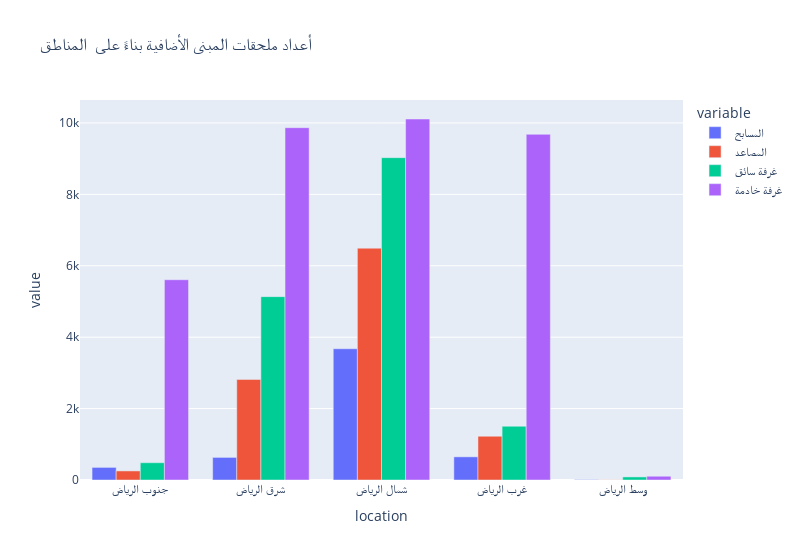

The code cell stored with this chart in its notebook:
### Code cell
bar_chart = px.bar(data_frame=df_PEDM,x='location',y=['المسابح','المصاعد','غرفة سائق','غرفة خادمة'],width=800,title='أعداد ملحقات المبنى الأضافية بناءً على  المناطق',barmode='group')
bar_chart.show()

### Figure 1 — Plotly figure (JSON) as saved in the notebook; plotly's stock layout.template omitted (floating-point values rounded to 4 significant figures)
{"data": [{"alignmentgroup": "True", "hovertemplate": "variable=المسابح<br>location=%{x}<br>value=%{y}<extra></extra>", "legendgroup": "المسابح", "marker": {"color": "#636efa", "pattern": {"shape": ""}}, "name": "المسابح", "offsetgroup": "المسابح", "orientation": "v", "showlegend": true, "textposition": "auto", "type": "bar", "x": ["جنوب الرياض", "شرق الرياض", "شمال الرياض", "غرب الرياض", "وسط الرياض"], "xaxis": "x", "y": [353, 633, 3676, 649, 10], "yaxis": "y"}, {"alignmentgroup": "True", "hovertemplate": "variable=المصاعد<br>location=%{x}<br>value=%{y}<extra></extra>", "legendgroup": "المصاعد", "marker": {"color": "#EF553B", "pattern": {"shape": ""}}, "name": "المصاعد", "offsetgroup": "المصاعد", "orientation": "v", "showlegend": true, "textposition": "auto", "type": "bar", "x": ["جنوب الرياض", "شرق الرياض", "شمال الرياض", "غرب الرياض", "وسط الرياض"], "xaxis": "x", "y": [254, 2816, 6493, 1226, 5], "yaxis": "y"}, {"alignmentgroup": "True", "hovertemplate": "variable=غرفة سائق<br>location=%{x}<br>value=%{y}<extra></extra>", "legendgroup": "غرفة سائق", "marker": {"color": "#00cc96", "pattern": {"shape": ""}}, "name": "غرفة سائق", "offsetgroup": "غرفة سائق", "orientation": "v", "showlegend": true, "textposition": "auto", "type": "bar", "x": ["جنوب الرياض", "شرق الرياض", "شمال الرياض", "غرب الرياض", "وسط الرياض"], "xaxis": "x", "y": [484, 5136, 9028, 1506, 86], "yaxis": "y"}, {"alignmentgroup": "True", "hovertemplate": "variable=غرفة خادمة<br>location=%{x}<br>value=%{y}<extra></extra>", "legendgroup": "غرفة خادمة", "marker": {"color": "#ab63fa", "pattern": {"shape": ""}}, "name": "غرفة خادمة", "offsetgroup": "غرفة خادمة", "orientation": "v", "showlegend": true, "textposition": "auto", "type": "bar", "x": ["جنوب الرياض", "شرق الرياض", "شمال الرياض", "غرب الرياض", "وسط الرياض"], "xaxis": "x", "y": [5609, 9868, 10111, 9682, 105], "yaxis": "y"}], "layout": {"barmode": "group", "legend": {"title": {"text": "variable"}, "tracegroupgap": 0}, "title": {"text": "أعداد ملحقات المبنى الأضافية بناءً على  المناطق"}, "width": 800, "xaxis": {"anchor": "y", "domain": [0, 1], "title": {"text": "location"}}, "yaxis": {"anchor": "x", "domain": [0, 1], "title": {"text": "value"}}}}
